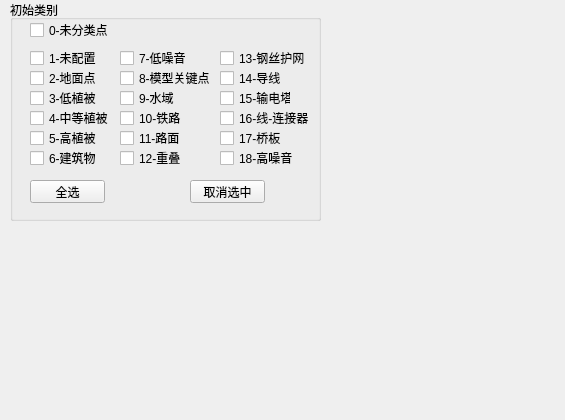
<?xml version="1.0" encoding="UTF-8"?>
<ui version="4.0">
 <class>pointcloudclassselection</class>
 <widget class="QWidget" name="pointcloudclassselection">
  <property name="geometry">
   <rect>
    <x>0</x>
    <y>0</y>
    <width>565</width>
    <height>420</height>
   </rect>
  </property>
  <property name="windowTitle">
   <string>Form</string>
  </property>
  <widget class="QGroupBox" name="groupBox">
   <property name="enabled">
    <bool>true</bool>
   </property>
   <property name="geometry">
    <rect>
     <x>10</x>
     <y>0</y>
     <width>311</width>
     <height>221</height>
    </rect>
   </property>
   <property name="sizePolicy">
    <sizepolicy hsizetype="Expanding" vsizetype="Preferred">
     <horstretch>0</horstretch>
     <verstretch>0</verstretch>
    </sizepolicy>
   </property>
   <property name="maximumSize">
    <size>
     <width>350</width>
     <height>16777215</height>
    </size>
   </property>
   <property name="title">
    <string>初始类别</string>
   </property>
   <widget class="QCheckBox" name="checkBox_0">
    <property name="geometry">
     <rect>
      <x>20</x>
      <y>20</y>
      <width>91</width>
      <height>20</height>
     </rect>
    </property>
    <property name="sizePolicy">
     <sizepolicy hsizetype="Preferred" vsizetype="Preferred">
      <horstretch>0</horstretch>
      <verstretch>0</verstretch>
     </sizepolicy>
    </property>
    <property name="text">
     <string>0-未分类点</string>
    </property>
   </widget>
   <widget class="QCheckBox" name="checkBox_2">
    <property name="geometry">
     <rect>
      <x>20</x>
      <y>70</y>
      <width>71</width>
      <height>16</height>
     </rect>
    </property>
    <property name="text">
     <string>2-地面点</string>
    </property>
   </widget>
   <widget class="QCheckBox" name="checkBox_3">
    <property name="geometry">
     <rect>
      <x>20</x>
      <y>90</y>
      <width>71</width>
      <height>16</height>
     </rect>
    </property>
    <property name="text">
     <string>3-低植被</string>
    </property>
   </widget>
   <widget class="QCheckBox" name="checkBox_1">
    <property name="geometry">
     <rect>
      <x>20</x>
      <y>50</y>
      <width>71</width>
      <height>16</height>
     </rect>
    </property>
    <property name="text">
     <string>1-未配置</string>
    </property>
   </widget>
   <widget class="QCheckBox" name="checkBox_4">
    <property name="geometry">
     <rect>
      <x>20</x>
      <y>110</y>
      <width>91</width>
      <height>16</height>
     </rect>
    </property>
    <property name="text">
     <string>4-中等植被</string>
    </property>
   </widget>
   <widget class="QCheckBox" name="checkBox_5">
    <property name="geometry">
     <rect>
      <x>20</x>
      <y>130</y>
      <width>71</width>
      <height>16</height>
     </rect>
    </property>
    <property name="text">
     <string>5-高植被</string>
    </property>
   </widget>
   <widget class="QCheckBox" name="checkBox_6">
    <property name="geometry">
     <rect>
      <x>20</x>
      <y>150</y>
      <width>71</width>
      <height>16</height>
     </rect>
    </property>
    <property name="text">
     <string>6-建筑物</string>
    </property>
   </widget>
   <widget class="QCheckBox" name="checkBox_7">
    <property name="geometry">
     <rect>
      <x>110</x>
      <y>50</y>
      <width>71</width>
      <height>16</height>
     </rect>
    </property>
    <property name="text">
     <string>7-低噪音</string>
    </property>
   </widget>
   <widget class="QCheckBox" name="checkBox_8">
    <property name="geometry">
     <rect>
      <x>110</x>
      <y>70</y>
      <width>101</width>
      <height>16</height>
     </rect>
    </property>
    <property name="text">
     <string>8-模型关键点</string>
    </property>
   </widget>
   <widget class="QCheckBox" name="checkBox_9">
    <property name="geometry">
     <rect>
      <x>110</x>
      <y>90</y>
      <width>101</width>
      <height>16</height>
     </rect>
    </property>
    <property name="text">
     <string>9-水域</string>
    </property>
   </widget>
   <widget class="QCheckBox" name="checkBox_10">
    <property name="geometry">
     <rect>
      <x>110</x>
      <y>110</y>
      <width>101</width>
      <height>16</height>
     </rect>
    </property>
    <property name="text">
     <string>10-铁路</string>
    </property>
   </widget>
   <widget class="QCheckBox" name="checkBox_11">
    <property name="geometry">
     <rect>
      <x>110</x>
      <y>130</y>
      <width>101</width>
      <height>16</height>
     </rect>
    </property>
    <property name="text">
     <string>11-路面</string>
    </property>
   </widget>
   <widget class="QCheckBox" name="checkBox_18">
    <property name="geometry">
     <rect>
      <x>210</x>
      <y>150</y>
      <width>101</width>
      <height>16</height>
     </rect>
    </property>
    <property name="text">
     <string>18-高噪音</string>
    </property>
   </widget>
   <widget class="QCheckBox" name="checkBox_17">
    <property name="geometry">
     <rect>
      <x>210</x>
      <y>130</y>
      <width>71</width>
      <height>16</height>
     </rect>
    </property>
    <property name="text">
     <string>17-桥板</string>
    </property>
   </widget>
   <widget class="QCheckBox" name="checkBox_12">
    <property name="geometry">
     <rect>
      <x>110</x>
      <y>150</y>
      <width>71</width>
      <height>16</height>
     </rect>
    </property>
    <property name="text">
     <string>12-重叠</string>
    </property>
   </widget>
   <widget class="QCheckBox" name="checkBox_15">
    <property name="geometry">
     <rect>
      <x>210</x>
      <y>90</y>
      <width>71</width>
      <height>16</height>
     </rect>
    </property>
    <property name="text">
     <string>15-输电塔</string>
    </property>
   </widget>
   <widget class="QCheckBox" name="checkBox_13">
    <property name="geometry">
     <rect>
      <x>210</x>
      <y>50</y>
      <width>91</width>
      <height>16</height>
     </rect>
    </property>
    <property name="text">
     <string>13-钢丝护网</string>
    </property>
   </widget>
   <widget class="QCheckBox" name="checkBox_16">
    <property name="geometry">
     <rect>
      <x>210</x>
      <y>110</y>
      <width>101</width>
      <height>16</height>
     </rect>
    </property>
    <property name="text">
     <string>16-线-连接器</string>
    </property>
   </widget>
   <widget class="QCheckBox" name="checkBox_14">
    <property name="geometry">
     <rect>
      <x>210</x>
      <y>70</y>
      <width>71</width>
      <height>16</height>
     </rect>
    </property>
    <property name="text">
     <string>14-导线</string>
    </property>
   </widget>
   <widget class="QPushButton" name="pushButton">
    <property name="geometry">
     <rect>
      <x>20</x>
      <y>180</y>
      <width>75</width>
      <height>23</height>
     </rect>
    </property>
    <property name="text">
     <string>全选</string>
    </property>
   </widget>
   <widget class="QPushButton" name="pushButton_2">
    <property name="geometry">
     <rect>
      <x>180</x>
      <y>180</y>
      <width>75</width>
      <height>23</height>
     </rect>
    </property>
    <property name="text">
     <string>取消选中</string>
    </property>
   </widget>
  </widget>
 </widget>
 <resources/>
 <connections/>
</ui>
